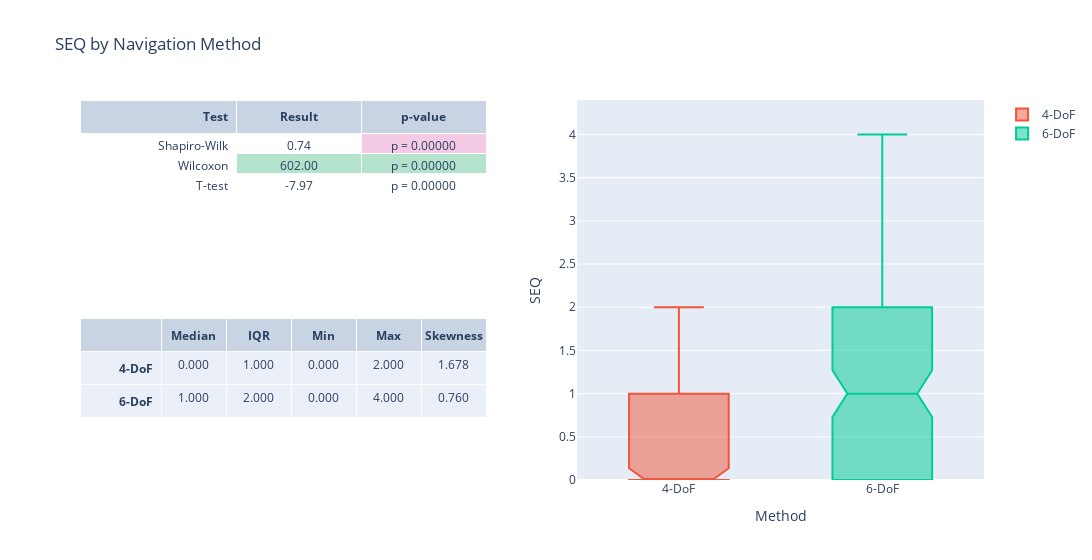

The notebook cell saved with this chart:
### Code cell
stats_table = go.Table(columnwidth=[5,4,4,4,4])
stats_table.header = dict(
    values=summary_header, 
    align = ['right', 'center'],)
stats_table.cells = dict(
        values=summary_values,
        align = ['right', 'center'],
        format=["", ".3f"],
        )

results_table = go.Table(columnwidth=[5,4,4])
results_table.header = dict(
    values= results_header, 
    align = ['right', 'center'],)
results_table.cells = dict(
        values=results_values,
        align = ['right', 'center'],
        format=["", ".2f", ".5f"],
        fill_color=fill_color,
        prefix=results_prefix,
        )

seq_fig = make_subplots(
    rows=2, cols=2,
    shared_xaxes=False,
    specs=[
        [{"type": "table"}, {"type": "box", "rowspan": 2}],
        [{"type": "table"}, None]
    ])

seq_fig.add_trace(stats_table, row=2, col=1)
seq_fig.add_trace(go.Box(y=seq_nav['4DoF'], name="4-DoF", notched=True, notchwidth=0.15), row=1, col=2)
seq_fig.add_trace(go.Box(y=seq_nav['6DoF'], name="6-DoF", notched=True, notchwidth=0.15), row=1, col=2)
seq_fig.add_trace(results_table, row=1, col=1)

seq_fig.update_layout(
    title_text="SEQ by Navigation Method",
    width=1200,
    xaxis_title='Method',
    yaxis_title='SEQ',
)

seq_fig.update_yaxes(range=[0,max(1.1*seq_4dof.max(), 1.1*seq_6dof.max())])
seq_fig.show()

### Figure 1 — Plotly figure (JSON) as saved in the notebook; plotly's stock layout.template omitted (floating-point values rounded to 4 significant figures; data arrays with more than 128 entries replaced by an {"elided": "..."} marker saying what was removed)
{"data": [{"cells": {"align": ["right", "center"], "format": ["", ".3f"], "values": [["<b>4-DoF</b>", "<b>6-DoF</b>"], [0, 1], [1, 2], [0, 0], [2, 4], [1.678, 0.76]]}, "columnwidth": [5, 4, 4, 4, 4], "domain": {"x": [0, 0.45], "y": [0, 0.425]}, "header": {"align": ["right", "center"], "values": ["", "<b>Median</b>", "<b>IQR</b>", "<b>Min</b>", "<b>Max</b>", "<b>Skewness</b>"]}, "type": "table"}, {"name": "4-DoF", "notched": true, "notchwidth": 0.15, "type": "box", "xaxis": "x", "y": {"elided": "134 int values"}, "yaxis": "y"}, {"name": "6-DoF", "notched": true, "notchwidth": 0.15, "type": "box", "xaxis": "x", "y": {"elided": "134 int values"}, "yaxis": "y"}, {"cells": {"align": ["right", "center"], "fill": {"color": [["white", "white", "white"], ["white", "rgb(179,226,205)", "white"], ["rgb(244,202,228)", "rgb(179,226,205)", "white"]]}, "format": ["", ".2f", ".5f"], "prefix": ["", "", "p = "], "values": [["Shapiro-Wilk", "Wilcoxon", "T-test"], [0.7415, 602, -7.97], [4.234e-20, 1.677e-11, 6.818e-13]]}, "columnwidth": [5, 4, 4], "domain": {"x": [0, 0.45], "y": [0.575, 1]}, "header": {"align": ["right", "center"], "values": ["<b>Test</b>", "<b>Result</b>", "<b>p-value</b>"]}, "type": "table"}], "layout": {"title": {"text": "SEQ by Navigation Method"}, "width": 1200, "xaxis": {"anchor": "y", "domain": [0.55, 1], "title": {"text": "Method"}}, "yaxis": {"anchor": "x", "domain": [0, 1], "range": [0, 4.4], "title": {"text": "SEQ"}}}}
